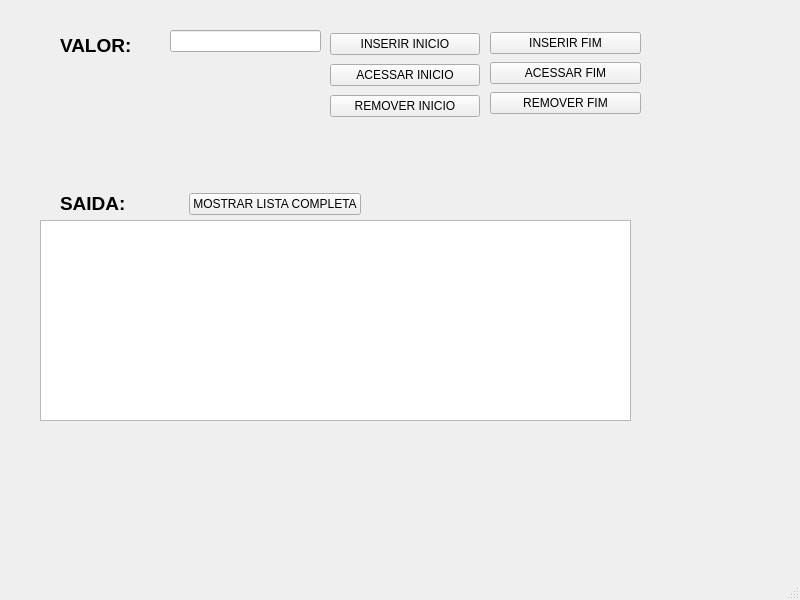
<?xml version="1.0" encoding="UTF-8"?>
<ui version="4.0">
 <class>MainWindow</class>
 <widget class="QMainWindow" name="MainWindow">
  <property name="geometry">
   <rect>
    <x>0</x>
    <y>0</y>
    <width>800</width>
    <height>600</height>
   </rect>
  </property>
  <property name="windowTitle">
   <string>MainWindow</string>
  </property>
  <widget class="QWidget" name="centralwidget">
   <widget class="QTextEdit" name="textEditSaida">
    <property name="geometry">
     <rect>
      <x>40</x>
      <y>220</y>
      <width>591</width>
      <height>201</height>
     </rect>
    </property>
   </widget>
   <widget class="QLabel" name="label">
    <property name="geometry">
     <rect>
      <x>60</x>
      <y>30</y>
      <width>71</width>
      <height>31</height>
     </rect>
    </property>
    <property name="font">
     <font>
      <pointsize>14</pointsize>
     </font>
    </property>
    <property name="text">
     <string>&lt;html&gt;&lt;head/&gt;&lt;body&gt;&lt;p&gt;&lt;span style=&quot; font-weight:700;&quot;&gt;VALOR:&lt;/span&gt;&lt;/p&gt;&lt;/body&gt;&lt;/html&gt;</string>
    </property>
   </widget>
   <widget class="QLineEdit" name="lineEditInserirElemento">
    <property name="geometry">
     <rect>
      <x>170</x>
      <y>30</y>
      <width>151</width>
      <height>22</height>
     </rect>
    </property>
   </widget>
   <widget class="QWidget" name="layoutWidget">
    <property name="geometry">
     <rect>
      <x>330</x>
      <y>30</y>
      <width>150</width>
      <height>91</height>
     </rect>
    </property>
    <layout class="QVBoxLayout" name="verticalLayout">
     <item>
      <widget class="QPushButton" name="pushButtonInserirInicio">
       <property name="text">
        <string>INSERIR INICIO</string>
       </property>
      </widget>
     </item>
     <item>
      <widget class="QPushButton" name="pushButtonAcessarInicio">
       <property name="text">
        <string>ACESSAR INICIO</string>
       </property>
      </widget>
     </item>
     <item>
      <widget class="QPushButton" name="pushButtonRemover">
       <property name="text">
        <string>REMOVER INICIO</string>
       </property>
      </widget>
     </item>
    </layout>
   </widget>
   <widget class="QWidget" name="layoutWidget">
    <property name="geometry">
     <rect>
      <x>60</x>
      <y>190</y>
      <width>301</width>
      <height>28</height>
     </rect>
    </property>
    <layout class="QHBoxLayout" name="horizontalLayout">
     <item>
      <widget class="QLabel" name="label_2">
       <property name="font">
        <font>
         <pointsize>14</pointsize>
        </font>
       </property>
       <property name="text">
        <string>&lt;html&gt;&lt;head/&gt;&lt;body&gt;&lt;p&gt;&lt;span style=&quot; font-weight:700;&quot;&gt;SAIDA:&lt;/span&gt;&lt;/p&gt;&lt;/body&gt;&lt;/html&gt;</string>
       </property>
      </widget>
     </item>
     <item>
      <widget class="QPushButton" name="pushButtonMostrarLista">
       <property name="text">
        <string>MOSTRAR LISTA COMPLETA</string>
       </property>
      </widget>
     </item>
    </layout>
   </widget>
   <widget class="QWidget" name="">
    <property name="geometry">
     <rect>
      <x>490</x>
      <y>30</y>
      <width>151</width>
      <height>86</height>
     </rect>
    </property>
    <layout class="QVBoxLayout" name="verticalLayout_2">
     <item>
      <widget class="QPushButton" name="pushButtonInserirFim">
       <property name="text">
        <string>INSERIR FIM</string>
       </property>
      </widget>
     </item>
     <item>
      <widget class="QPushButton" name="pushButtonAcessarFim">
       <property name="text">
        <string>ACESSAR FIM</string>
       </property>
      </widget>
     </item>
     <item>
      <widget class="QPushButton" name="pushButtonRemoverFim">
       <property name="text">
        <string>REMOVER FIM</string>
       </property>
      </widget>
     </item>
    </layout>
   </widget>
  </widget>
  <widget class="QMenuBar" name="menubar">
   <property name="geometry">
    <rect>
     <x>0</x>
     <y>0</y>
     <width>800</width>
     <height>22</height>
    </rect>
   </property>
  </widget>
  <widget class="QStatusBar" name="statusbar"/>
 </widget>
 <resources/>
 <connections/>
</ui>
